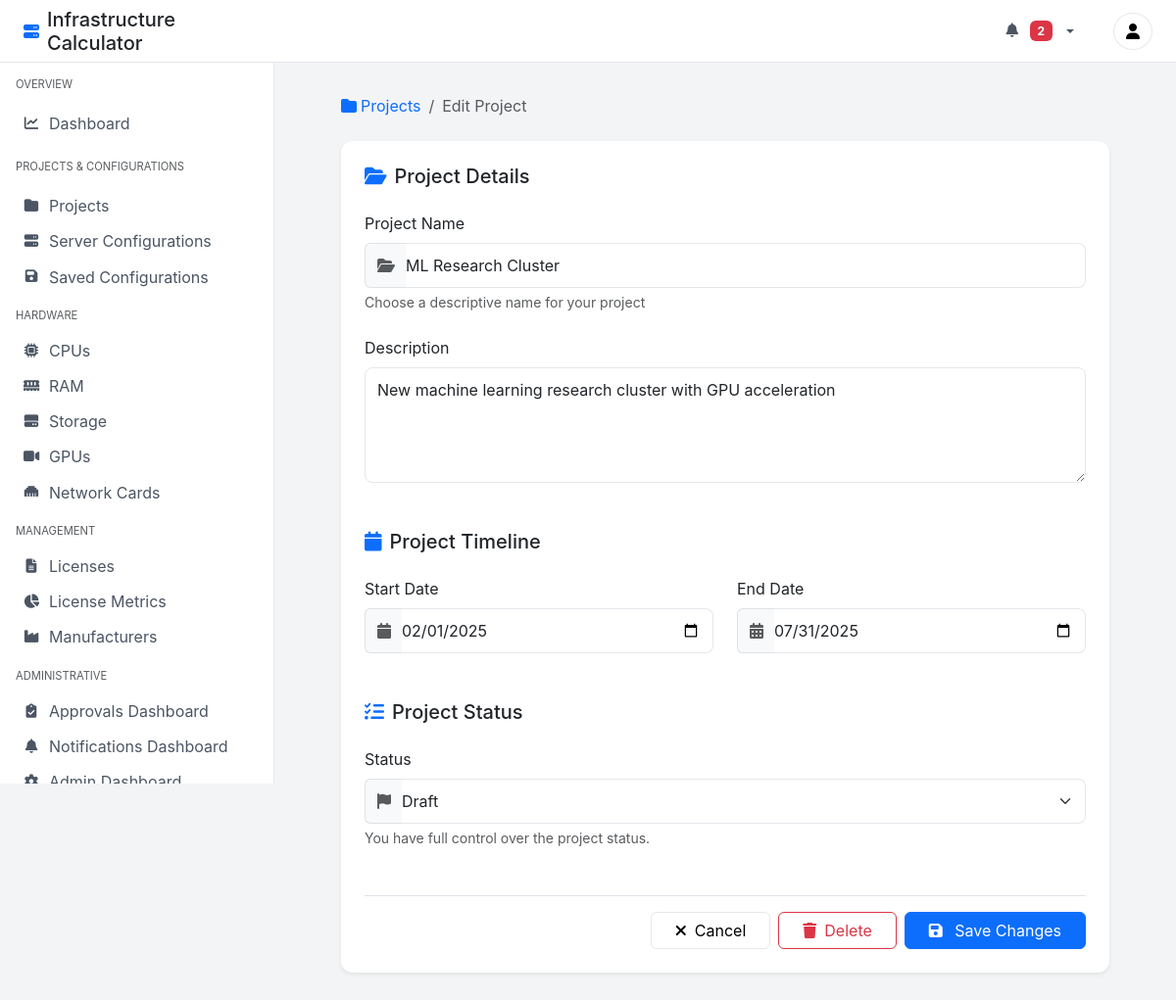
Page /projects/3/edit/ (signed in) on the committed database.
### calculator/models.py (models this page shows, shortened)
class Project(models.Model):
    STATUS_CHOICES = [
        ('draft', 'Draft'),
        ('pending', 'Pending Review'),
        ('active', 'Active'),
        ('completed', 'Completed'),
        ('cancelled', 'Cancelled'),
    ]
    name = models.CharField(max_length=255)
    description = models.TextField(blank=True, null=True)
    start_date = models.DateField(null=True, blank=True)
    end_date = models.DateField(null=True, blank=True)
    created_at = models.DateTimeField(auto_now_add=True)
    updated_at = models.DateTimeField(auto_now=True)
    created_by = models.ForeignKey(settings.AUTH_USER_MODEL, on_delete=models.SET_NULL, null=True, blank=True)
    status = models.CharField(
        max_length=20,
        choices=STATUS_CHOICES,
        default='draft'
    )
    class Meta:
        ordering = ['-created_at']

### calculator/views.py (the view, shortened to what this page needs)
# urls.py: path('projects/<int:pk>/edit/', views.ProjectUpdateView.as_view(), name='project_edit'),
class ProjectUpdateView(LoginRequiredMixin, UserPassesTestMixin, UpdateView):
    model = Project
    template_name = 'calculator/project_form.html'
    fields = ['name', 'description', 'start_date', 'end_date', 'status']
    def get_context_data(self, **kwargs):
        context = super().get_context_data(**kwargs)
        context['cancel_url'] = reverse_lazy('project_detail', kwargs={'pk': self.object.pk})
        return context
    def test_func(self):
        project = self.get_object()
        return self.request.user.is_staff or project.created_by == self.request.user

### calculator/context_processors.py (called while the page is built)
def notifications(request):
    if request.user.is_authenticated and request.user.is_staff:
        unread_notifications = Notification.objects.filter(
            recipient=request.user,
            is_read=False
        )
        return {
            'unread_notifications': unread_notifications,
            'unread_notifications_count': unread_notifications.count(),  # Changed variable name to match template
        }
    return {
        'unread_notifications': [],
        'unread_notifications_count': 0,  # Changed variable name to match template
    }

### calculator/templates/calculator/project_form.html (shortened to what this page needs)
{% extends 'calculator/base.html' %}
{% block content %}
<div class="container-fluid px-4">
    <nav aria-label="breadcrumb" class="mb-4">
        <ol class="breadcrumb">
            <li class="breadcrumb-item">
                <a href="{% url 'project_list' %}" class="text-decoration-none">
                    <i class="fas fa-folder me-1"></i>Projects
                </a>
            </li>
            <li class="breadcrumb-item active">
                {% if form.instance.pk %}Edit Project{% else %}New Project{% endif %}
            </li>
        </ol>
    </nav>
    <div class="card shadow-sm border-0">
        <div class="card-body p-4">
            <form method="post" class="needs-validation" novalidate>
                <div class="mb-5">
                    <h5 class="card-title d-flex align-items-center mb-4">
                        <i class="fas fa-folder-open me-2 text-primary"></i>
                        Project Details
                    </h5>
                    <div class="row g-4">
                        <div class="col-12">
                            <label for="{{ form.name.id_for_label }}" class="form-label">Project Name</label>
                            <div class="input-group">
                                <span class="input-group-text bg-light border-end-0">
                                    <i class="fas fa-folder-open text-muted"></i>
                                </span>
                                <input type="text"
                                       class="form-control border-start-0 ps-0 {% if form.name.errors %}is-invalid{% endif %}"
                                       id="{{ form.name.id_for_label }}"
                                       name="{{ form.name.name }}"
                                       value="{{ form.name.value|default_if_none:'' }}"
                                       placeholder="Enter project name"
                                       required>
                            </div>
                            {% if form.name.errors %}
                            <div class="invalid-feedback d-block">{{ form.name.errors|join:", " }}</div>
                            {% else %}
                            <div class="form-text text-muted">Choose a descriptive name for your project</div>
                            {% endif %}
                        </div>
                        <div class="col-12">
                            <label for="{{ form.description.id_for_label }}" class="form-label">Description</label>
                            <textarea class="form-control {% if form.description.errors %}is-invalid{% endif %}"
                                      id="{{ form.description.id_for_label }}"
                                      name="{{ form.description.name }}"
                                      rows="4"
                                      placeholder="Describe your project">{{ form.description.value|default_if_none:'' }}</textarea>
                        </div>
                    </div>
                </div>
                <div class="mb-5">
                    <h5 class="card-title d-flex align-items-center mb-4">
                        <i class="fas fa-calendar me-2 text-primary"></i>
                        Project Timeline
                    </h5>
                    <div class="row g-4">
                        <div class="col-md-6">
                            <label for="{{ form.start_date.id_for_label }}" class="form-label">Start Date</label>
                            <div class="input-group">
                                <span class="input-group-text bg-light border-end-0">
                                    <i class="fas fa-calendar text-muted"></i>
                                </span>
                                <input type="date"
                                       class="form-control border-start-0 ps-0 {% if form.start_date.errors %}is-invalid{% endif %}"
                                       id="{{ form.start_date.id_for_label }}"
                                       name="{{ form.start_date.name }}"
                                       value="{{ form.start_date.value|date:'Y-m-d'|default_if_none:'' }}">
                            </div>
                        </div>
                        <div class="col-md-6">
                            <label for="{{ form.end_date.id_for_label }}" class="form-label">End Date</label>
                            <div class="input-group">
                                <span class="input-group-text bg-light border-end-0">
                                    <i class="fas fa-calendar-alt text-muted"></i>
                                </span>
                                <input type="date"
                                       class="form-control border-start-0 ps-0 {% if form.end_date.errors %}is-invalid{% endif %}"
                                       id="{{ form.end_date.id_for_label }}"
                                       name="{{ form.end_date.name }}"
                                       value="{{ form.end_date.value|date:'Y-m-d'|default_if_none:'' }}">
                            </div>
                        </div>
                    </div>
                </div>
                {% if form.instance.pk %}
                <div class="mb-5">
                    <h5 class="card-title d-flex align-items-center mb-4">
                        <i class="fas fa-tasks me-2 text-primary"></i>
                        Project Status
                    </h5>
                    <div class="row g-4">
                        <div class="col-12">
                            <label for="{{ form.status.id_for_label }}" class="form-label">Status</label>
                            <div class="input-group">
                                <span class="input-group-text bg-light border-end-0">
                                    <i class="fas fa-flag text-muted"></i>
                                </span>
                                <select class="form-select border-start-0 ps-0 {% if form.status.errors %}is-invalid{% endif %}"
                                        id="{{ form.status.id_for_label }}"
                                        name="{{ form.status.name }}">
                                    {% if user.is_staff %}
                                        <option value="draft" {% if form.status.value == 'draft' %}selected{% endif %}>Draft</option>
                                    {% endif %}
                                </select>
                            </div>
                            <div class="form-text text-muted">
                                {% if user.is_staff %}
                                You have full control over the project status.
                                {% else %}
                                You can submit this project for review or cancel it.
                                {% endif %}
                            </div>
                        </div>
                    </div>
                </div>
                {% endif %}
                <div class="d-flex justify-content-end align-items-center mt-4 pt-3 border-top">
                    <div class="d-flex gap-2">
                        <a href="{{ cancel_url }}" class="btn btn-light px-4">
                            <i class="fas fa-times me-2"></i>Cancel
                        </a>
                        {% if form.instance.pk %}
                        <button type="button" class="btn btn-outline-danger px-4" data-bs-toggle="modal" data-bs-target="#deleteModal">
                            <i class="fas fa-trash me-2"></i>Delete
                        </button>
                        {% endif %}
                        <button type="submit" class="btn btn-primary px-4">
                            <i class="fas fa-save me-2"></i>
                            {% if form.instance.pk %}Save Changes{% else %}Create Project{% endif %}
                        </button>
                    </div>
                </div>
            </form>
        </div>
    </div>
</div>
{% endblock %}

### calculator/templates/calculator/base.html (style rules this page uses)
:root { --primary-color: #4f46e5; --sidebar-width: 280px; --header-height: 64px; }
body { background-color: #f3f4f6; font-family: 'Inter', system-ui, -apple-system, sans-serif; }
.card { background: #fff; border-radius: 12px; border: none; box-shadow: 0 1px 3px rgba(0,0,0,0.1); }
.btn-light { background: #fff; border: 1px solid #e5e7eb; }
.form-control, .form-select { border-radius: 0.5rem; border: 1px solid #e5e7eb; padding: 0.625rem 0.75rem; }

### calculator/templates/calculator/project_form.html (style rules this page uses)
.container-fluid { max-width: 100%; }

### rows in the picture
Project: name "ML Research Cluster", description "New machine learning research cluster with GPU acceleration", start_date "02/01/2025", end_date "07/31/2025", status "Draft"

### other values in the picture
{{ unread_notifications_count }} "2"
